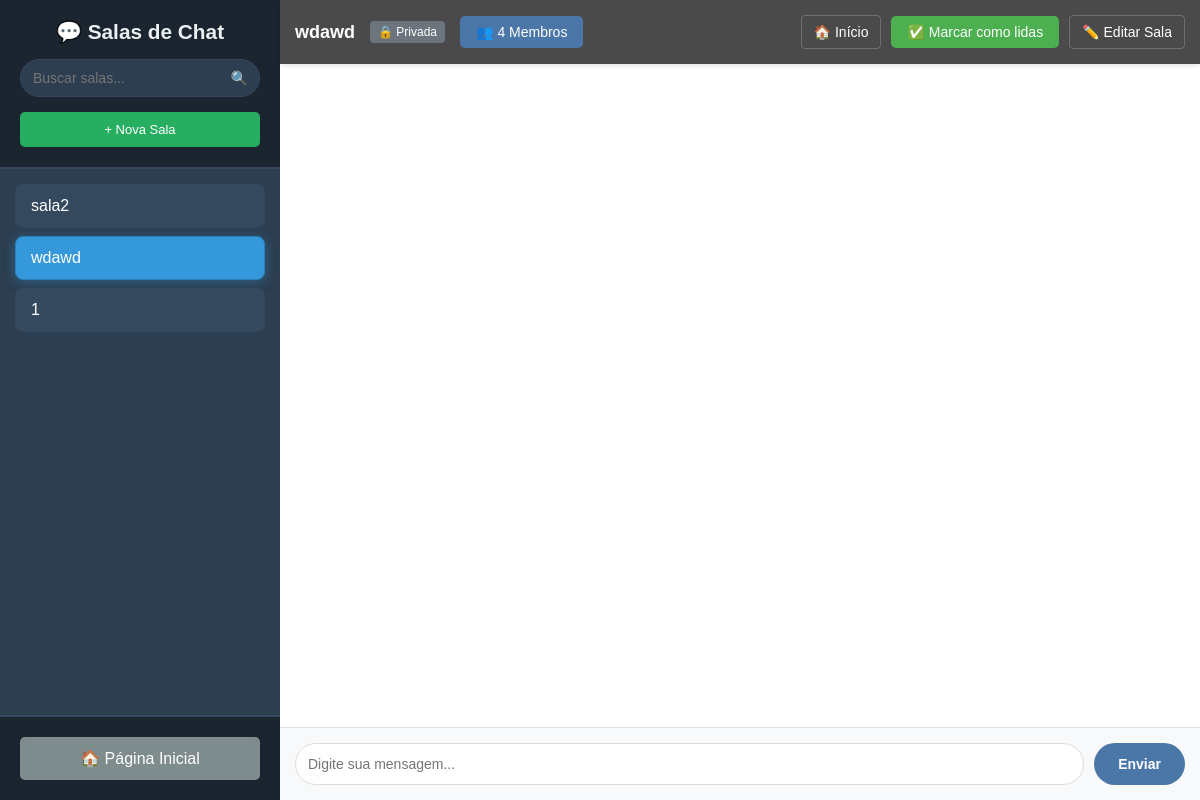
Before: /chat/wdawd/ (signed in) with the older database file.
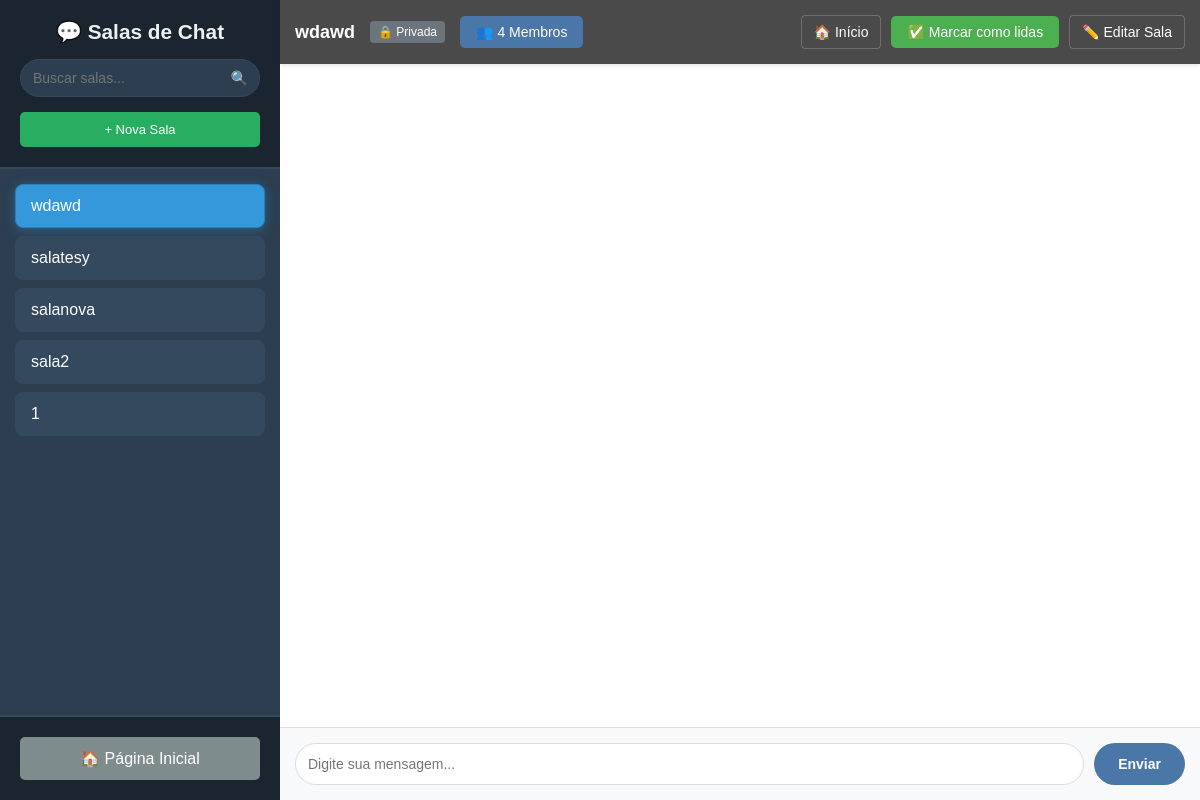
After: the same page with the newer database file.
### chat/models.py (models this page shows, shortened)
class ChatRoom(models.Model):
    name = models.CharField(max_length=255, unique=True)
    is_private = models.BooleanField(default=False)
    created_by = models.ForeignKey(User, on_delete=models.CASCADE, related_name='created_rooms')
    created_at = models.DateTimeField(auto_now_add=True)
    members = models.ManyToManyField(
        User,
        through='RoomMembership',
        through_fields=('room', 'user'),
        related_name='chat_rooms'
    )
    def can_user_access(self, user):
        if not self.is_private:
            return True
        return self.members.filter(id=user.id).exists() or self.created_by == user
    def get_members_info(self):
        memberships = RoomMembership.objects.filter(room=self).select_related('user', 'added_by')
        return [
            {
                'user': membership.user.username,
                'added_by': membership.added_by.username,
                'joined_at': membership.joined_at,
                'is_creator': membership.user == self.created_by
            }
            for membership in memberships
        ]
    class Meta:
        ordering = ['-created_at']

### chat/views.py (the view)
# urls.py: path('<str:room_name>/', views.chat_room, name='chat_room'),
@login_required
def chat_room(request, room_name):
    try:
        room = ChatRoom.objects.select_related('created_by').get(name=room_name)
    except ChatRoom.DoesNotExist:
        messages.error(request, "A sala de chat que você tentou acessar não existe.")
        return redirect('chat_home') # Redireciona para uma página inicial de chat
    if not room.can_user_access(request.user):
        messages.error(request, "Você não tem acesso a esta sala privada.")
        return redirect('chat_home')
    UserProfile.objects.update_or_create(
        user=request.user,
        defaults={'last_activity': timezone.now()}
    )
    context = {
        'room_name': room.name,
        'room': room,  # Passamos o objeto para acessar dados como room.is_private no template
        'user_username': request.user.username, # Passa o nome de usuário de forma explícita
        'user_id': request.user.id, # Passa o ID do usuário
    }
    return render(request, 'chat/room.html', context)

### chat/context_processors.py (called while the page is built)
def user_chat_rooms(request):
    return {'chat_rooms': get_user_chat_rooms_data(request.user)}

def room_context_processor(request):
    return get_room_members_context(request)

def available_users(request):
    User = get_user_model()
    if request.user.is_authenticated:
        users = User.objects.exclude(id=request.user.id)
    else:
        users = User.objects.none()
    return {"available_users": users}

### chat/utils.py (called while the page is built)
def get_room_members_context(request):
    context = {}
    room_name = request.resolver_match.kwargs.get('room_name')
    if room_name:
        try:
            room = get_object_or_404(ChatRoom, name=room_name)
            if room.can_user_access(request.user):
                members_info = room.get_members_info()
                context = {
                    'current_room_members': {
                        'room_name': room.name,
                        'is_private': room.is_private,
                        'created_by': room.created_by.username,
                        'members': members_info,
                        'total_members': len(members_info)
                    }
                }
        except Http404:
            pass
    return context

### chat/templates/chat/room.html (shortened to what this page needs)
<!DOCTYPE html>
<html lang="pt-br">
<head>
</head>
<body>
<div id="sidebar">
    <div class="sidebar-header">
        <h3>💬 Salas de Chat</h3>
        <div class="search-container">
            <input type="text" id="room-search" placeholder="Buscar salas...">
        </div>
        <a href="{% url 'create_room' %}" class="create-room-btn">+ Nova Sala</a>
    </div>
    <div class="rooms-container">
        <div class="rooms-scrollable" id="chat-room-list">
            {% for room in chat_rooms %}
            <a href="{% url 'chat_room' room.name %}" class="chat-room-item {% if room.name == room_name %}active{% endif %}" data-room-name="{{ room.name }}">
                <span class="room-name">{{ room.name }}</span>
            </a>
            {% empty %}
            <div class="no-rooms">
                Nenhuma sala disponível
            </div>
            {% endfor %}
        </div>
    </div>
    <div class="sidebar-footer">
        <a href="{% url 'chat_home' %}" class="home-link">🏠 Página Inicial</a>
    </div>
</div>
<div id="chat-area">
    <div id="chat-header">
        <div id="room-info">
            <span id="room-name">{{ room_name }}</span>
            <span class="room-type-badge">
                {% if room.is_private %}🔒 Privada{% else %}🌐 Pública{% endif %}
            </span>
            {% if current_room_members %}
            <button id="members-button" class="members-button">
                👥 {{ current_room_members.total_members }} Membro{{ current_room_members.total_members|pluralize }}
            </button>
            {% endif %}
        </div>
        <div id="header-actions">
            <a href="{% url 'chat_home' %}" class="home-link-chat">🏠 Início</a>
            <button id="mark-as-read-button" onclick="markMessagesAsRead()">
                ✅ Marcar como lidas
            </button>
            {% if room.created_by == request.user %}
                <a href="{% url 'edit_room' room_name=room.name %}" class="home-link-chat">
                    ✏️ Editar Sala
                </a>
            {% endif %}
        </div>
    </div>
    <div id="chat-log-container">
    </div>
    <div id="chat-input-container">
        <input id="chat-message-input" type="text" placeholder="Digite sua mensagem..." autocomplete="off">
        <button id="chat-message-submit">Enviar</button>
    </div>
</div>
</body>
</html>

### chat/templates/chat/room.html (style rules this page uses)
* { box-sizing: border-box; }
body { margin: 0; font-family: Arial, sans-serif; display: flex; height: 100vh; background-color: #f0f0f0; }
#sidebar { width: 280px; background-color: #2c3e50; color: white; display: flex; flex-direction: column; height: 100vh; }
.sidebar-header { padding: 20px; border-bottom: 2px solid #34495e; background-color: #1a2530; flex-shrink: 0; }
.sidebar-header h3 { margin: 0 0 15px 0; font-size: 1.3rem; color: #ecf0f1; text-align: center; }
.search-container { position: relative; margin-bottom: 15px; }
#room-search { width: 100%; padding: 10px 35px 10px 12px; border: 1px solid #34495e; border-radius: 20px; background-color: #2c3e50; color: white; font-size: 14px; outline: none; transition: all 0.3s ease; }
.search-container::after { content: '🔍'; position: absolute; right: 12px; top: 50%; transform: translateY(-50%); color: #95a5a6; font-size: 14px; }
.create-room-btn { background-color: #27ae60; color: white; padding: 10px 15px; border: none; border-radius: 5px; cursor: pointer; font-size: 13px; text-decoration: none; text-align: center; transition: all 0.3s ease; display: block; width: 100%; }
.rooms-container { flex: 1; display: flex; flex-direction: column; overflow: hidden; }
.rooms-scrollable { flex: 1; overflow-y: auto; padding: 15px; }
.chat-room-item { padding: 12px 15px; margin-bottom: 8px; border-radius: 8px; cursor: pointer; display: flex; justify-content: space-between; align-items: center; background-color: #34495e; transition: all 0.3s ease; text-decoration: none; color: white; border: 1px solid transparent; }
.chat-room-item.active { background-color: #3498db; border-color: #2980b9; box-shadow: 0 2px 12px rgba(52, 152, 219, 0.4); }
.room-name { flex: 1; font-weight: 500; overflow: hidden; text-overflow: ellipsis; white-space: nowrap; }
.sidebar-footer { padding: 20px; border-top: 2px solid #34495e; background-color: #1a2530; flex-shrink: 0; }
.home-link { display: block; text-align: center; background-color: #7f8c8d; color: white; padding: 12px; border-radius: 5px; text-decoration: none; transition: all 0.3s ease; }
#chat-area { flex: 1; display: flex; flex-direction: column; background-color: #ffffff; }
#chat-header { background-color: #4a4a4a; color: white; padding: 15px; display: flex; justify-content: space-between; align-items: center; box-shadow: 0 2px 4px rgba(0,0,0,0.1); }
#room-info { display: flex; align-items: center; gap: 15px; }
#room-name { font-size: 18px; font-weight: bold; }
.room-type-badge { background-color: #6c757d; padding: 4px 8px; border-radius: 4px; font-size: 12px; }
#header-actions { display: flex; align-items: center; gap: 10px; }
#mark-as-read-button { background-color: #4CAF50; color: white; border: none; padding: 8px 16px; border-radius: 5px; cursor: pointer; font-size: 14px; transition: background-color 0.2s; }
.home-link-chat { color: white; text-decoration: none; padding: 8px 12px; border: 1px solid rgba(255,255,255,0.2); border-radius: 4px; font-size: 14px; }
.members-button { background-color: #4a76a8; color: white; border: none; padding: 8px 16px; border-radius: 5px; cursor: pointer; font-size: 14px; transition: background-color 0.2s; }
#chat-log-container { flex: 1; padding: 20px; overflow-y: auto; display: flex; flex-direction: column; gap: 8px; }
#chat-input-container { display: flex; padding: 15px; background-color: #f8f9fa; border-top: 1px solid #e0e0e0; gap: 10px; }
#chat-message-input { flex: 1; padding: 12px; border-radius: 25px; border: 1px solid #ddd; font-size: 14px; outline: none; transition: border-color 0.2s; }
#chat-message-submit { background-color: #4a76a8; color: white; border: none; padding: 12px 24px; border-radius: 25px; cursor: pointer; font-size: 14px; font-weight: bold; transition: background-color 0.2s; }

Changed rows visible on the page:
added ChatRoom: name "salatesy"
added ChatRoom: name "salanova"
